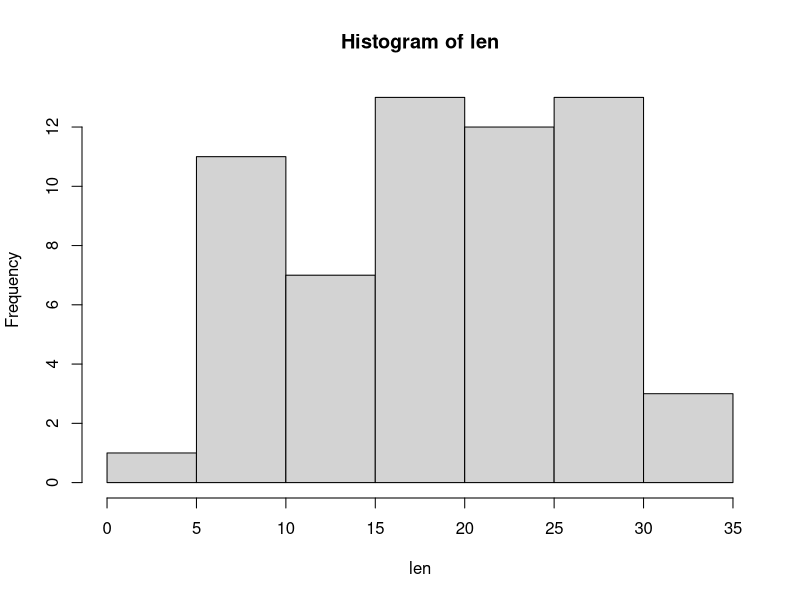
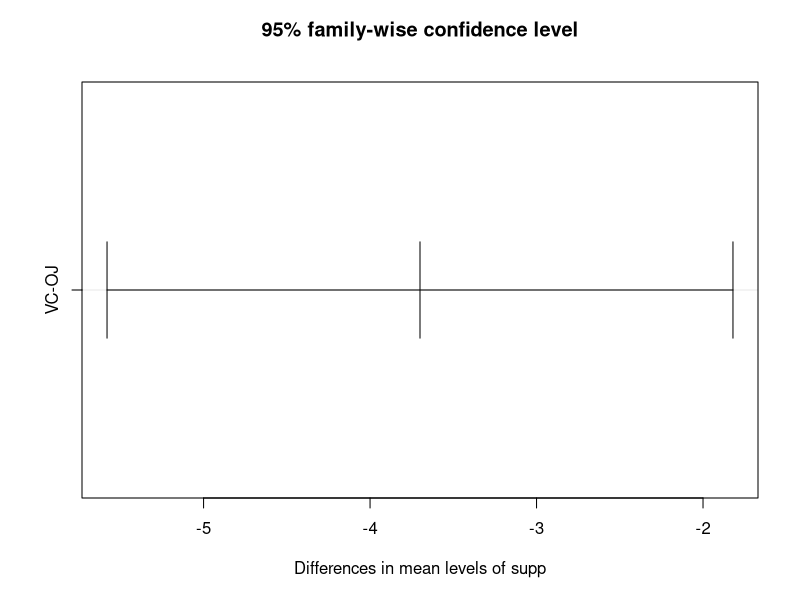
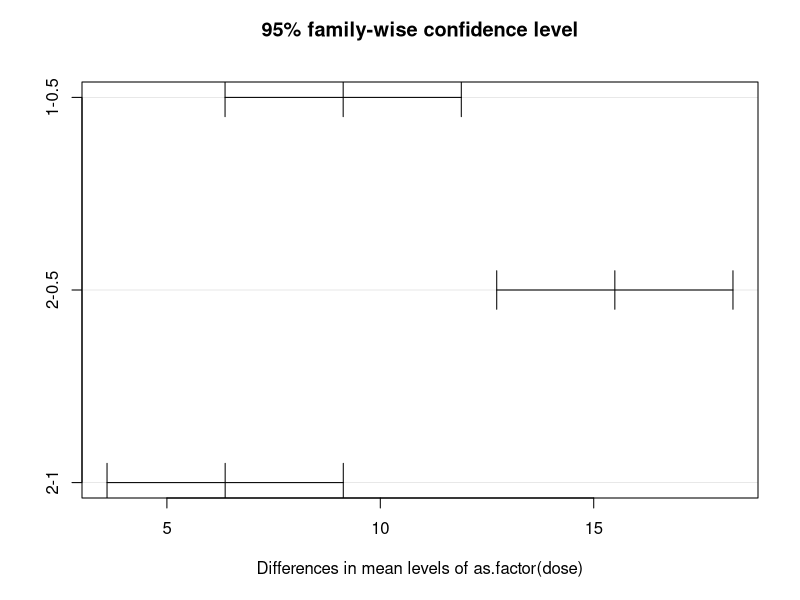
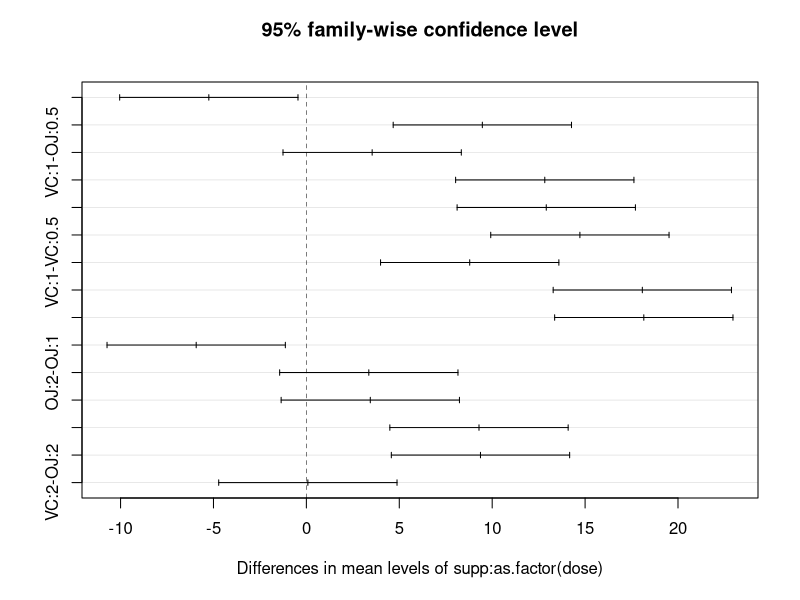

The R source for these figures, in order:
# ?ToothGrowth, shows description of dataset #nolint
dataset <- data.frame(ToothGrowth)
print(dataset)

attach(dataset)

# Variance Test
# var.test(response ~ groups, data, alternative = "two.sided") # nolint
var.test(len ~ supp, dataset, alternative = "two.sided")
var.test(len ~ supp, dataset, alternative = "two.sided", conf.level = 0.99)

hist(len)

# H0: variable is normally disributed
# HA: variable is not nornally distributed
# If p-value > .05, the assumption is satisfied

shapiro.test(len)

######### ANOVAS
# results <- aov(len ~ supp, data = dataset) # nolint

results_oneway <- aov(len ~ supp, data = dataset)
summary(results_oneway)

######### Blocking

# results <- aov(response ~ group + block, data = dataset) # nolint

results_block <- aov(len ~ supp + as.factor(dose), data = dataset)
summary(results_block)

######### Two-Way ANOVA
#results <- aov(response ~ group + group2 + group1*group2, data = dataset) # nolint

results_twoway <- aov(len ~ supp + as.factor(dose)
                      + supp * as.factor(dose), data = dataset)
summary(results_twoway)

f_statistic <- ((205.4 + 2425.4 + 108.3) / 5) / 13.2
# ((sum sq of supp + sum sq of as.factor(dose) +
# sum sq of supp:as.factor(dose) / sum of df) / mean sq of residual

# pf(test statistic, dfnum, dfden, lower.tail = FALSE) # nolint
pf(f_statistic, 5, 54, lower.tail = FALSE)

######### PostHoc

TukeyHSD(results_twoway)
plot(TukeyHSD(results_twoway))

######### Bonf

pairwise.t.test(len, as.factor(dose), method = "bonf")
